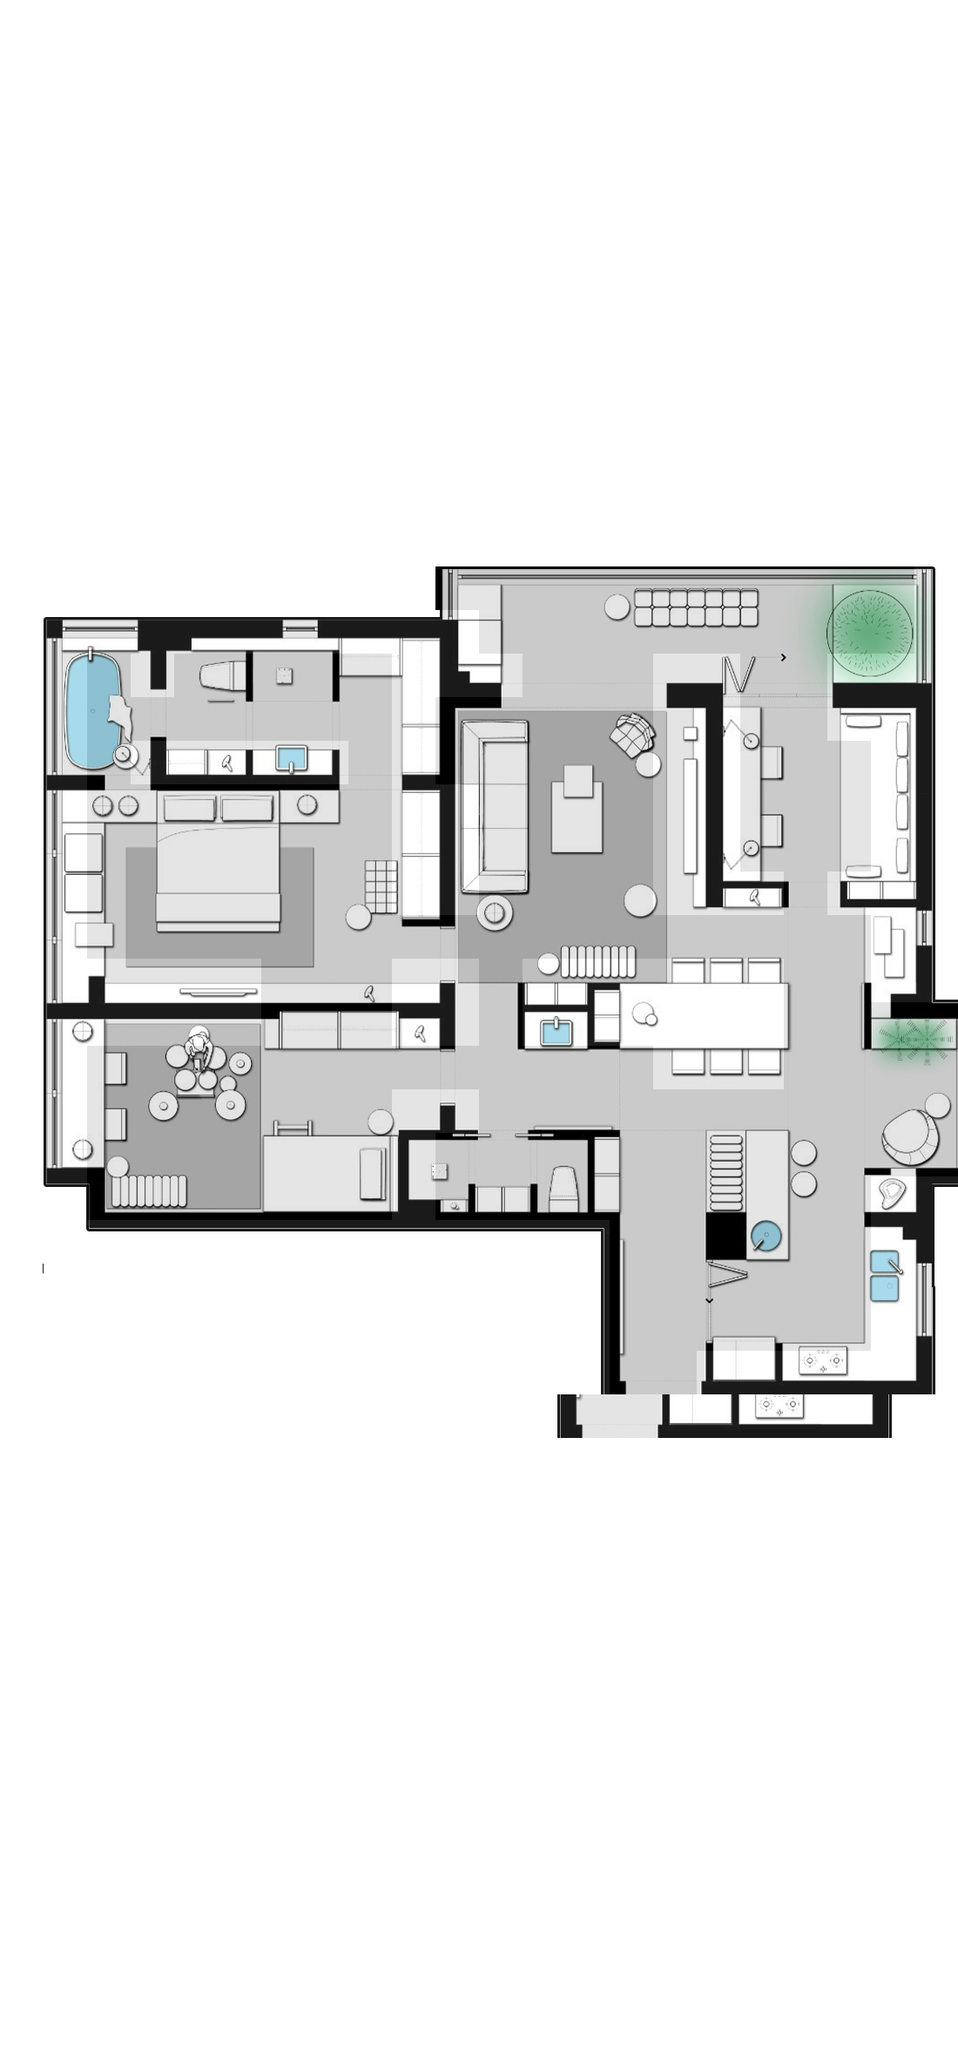

Tiled map render using the project's own tile images. Description and the whole map definition, tile-layer contents included, below:
An orthogonal 22x47 tile map with 50x50 px tiles, 2 tile layers (AStar, Map), 3 tilesets.

<map version="1.0" orientation="orthogonal" renderorder="right-down" width="22" height="47" tilewidth="50" tileheight="50">
 <tileset firstgid="1" name="2" tilewidth="50" tileheight="50">
  <image source="../../UI/2.png" width="1055" height="1122" />
 </tileset>
 <tileset firstgid="463" name="未标题-1" tilewidth="50" tileheight="50">
  <image source="../未标题-1.png" width="1080" height="2340" />
 </tileset>
 <tileset firstgid="1429" name="3" tilewidth="50" tileheight="50">
  <image source="../../UI/3.png" width="1070" height="956" />
 </tileset>
 <layer name="AStar" width="22" height="47">
  <data encoding="csv">
603,603,603,603,603,603,603,603,603,603,603,603,603,603,603,603,603,603,603,603,603,603,
603,603,603,603,603,603,603,603,603,603,603,603,603,603,603,603,603,603,603,603,603,603,
603,603,603,603,603,603,603,603,603,603,603,603,603,603,603,603,603,603,603,603,603,603,
603,603,603,603,603,603,603,603,603,603,603,603,603,603,603,603,603,603,603,603,603,603,
603,603,603,603,603,603,603,603,603,603,603,603,603,603,603,603,603,603,603,603,603,603,
603,603,603,603,603,603,603,603,603,603,603,603,603,603,603,603,603,603,603,603,603,603,
603,603,603,603,603,603,603,603,603,603,603,603,603,603,603,603,603,603,603,603,603,603,
603,603,603,603,603,603,603,603,603,603,603,603,603,603,603,603,603,603,603,603,603,603,
603,603,603,603,603,603,603,603,603,603,603,603,603,603,603,603,603,603,603,603,603,603,
603,603,603,603,603,603,603,603,603,603,603,603,603,603,603,603,603,603,603,603,603,603,
603,603,603,603,603,603,603,603,603,603,603,603,603,603,603,603,603,603,603,603,603,603,
603,603,603,603,603,603,603,603,603,603,603,603,603,603,603,603,603,603,603,603,603,603,
603,603,603,603,603,603,603,603,603,603,603,603,603,603,603,603,603,603,603,603,603,603,
578,578,578,578,578,578,578,578,578,578,0,0,0,0,0,0,0,0,0,0,0,578,
578,578,578,578,578,578,578,578,578,578,578,0,0,0,0,0,0,0,0,0,0,578,
578,578,0,578,0,0,0,0,0,578,578,578,0,0,0,578,578,0,0,578,578,578,
578,578,0,0,0,0,0,0,0,578,0,0,0,0,0,578,578,0,0,578,578,578,
578,578,0,578,578,578,578,578,0,578,0,0,0,0,0,578,578,0,0,0,578,578,
578,578,0,0,0,0,0,0,0,578,578,0,0,0,0,578,578,0,0,0,578,578,
578,578,0,0,0,0,0,0,0,578,578,0,0,0,0,578,578,0,0,0,578,578,
578,578,0,0,0,0,0,0,0,578,578,0,0,0,0,578,578,578,0,578,578,578,
578,578,0,0,0,0,0,0,0,0,0,0,0,0,0,0,0,0,0,0,578,578,
578,578,578,578,578,578,0,0,0,578,578,0,578,578,578,578,578,578,0,0,578,578,
578,578,578,578,578,578,0,0,0,578,578,0,578,578,578,578,578,578,0,0,0,0,
578,578,0,0,0,0,0,0,0,0,0,0,0,0,0,578,578,578,0,0,0,0,
578,578,0,0,0,0,0,0,0,578,578,0,0,0,0,0,0,0,0,0,0,0,
578,578,0,0,0,0,0,0,0,578,0,0,0,0,0,0,0,0,0,0,0,0,
578,578,0,0,0,0,0,0,0,578,0,0,0,0,0,0,0,0,0,0,578,578,
578,578,578,578,578,578,578,578,578,578,578,578,578,578,0,0,0,0,0,0,578,578,
578,578,578,578,578,578,578,578,578,578,578,578,578,578,0,0,0,0,0,0,578,578,
578,578,578,578,578,578,578,578,578,578,578,578,578,578,0,0,0,0,0,0,578,578,
578,578,578,578,578,578,578,578,578,578,578,578,578,578,0,0,578,578,578,578,578,578,
578,578,578,578,578,578,578,578,578,578,578,578,578,578,578,578,578,578,578,578,578,578,
603,603,603,603,578,578,578,578,578,578,603,603,603,603,603,603,603,603,603,603,603,603,
603,603,603,603,603,603,603,603,603,603,603,603,603,603,603,603,603,603,603,603,603,603,
603,603,603,603,603,603,603,603,603,603,603,603,603,603,603,603,603,603,603,603,603,603,
603,603,603,603,603,603,603,603,603,603,603,603,603,603,603,603,603,603,603,603,603,603,
603,603,603,603,603,603,603,603,603,603,603,603,603,603,603,603,603,603,603,603,603,603,
603,603,603,603,603,603,603,603,603,603,603,603,603,603,603,603,603,603,603,603,603,603,
603,603,603,603,603,603,603,603,603,603,603,603,603,603,603,603,603,603,603,603,603,603,
603,603,603,603,603,603,603,603,603,603,603,603,603,603,603,603,603,603,603,603,603,603,
603,603,603,603,603,603,603,603,603,603,603,603,603,603,603,603,603,603,603,603,603,603,
603,603,603,603,603,603,603,603,603,603,603,603,603,603,603,603,603,603,603,603,603,603,
603,603,603,603,603,603,603,603,603,603,603,603,603,603,603,603,603,603,603,603,603,603,
603,603,603,603,603,603,603,603,603,603,603,603,603,603,603,603,603,603,603,603,603,603,
603,603,603,603,603,603,603,603,603,603,603,603,603,603,603,603,603,603,603,603,603,603,
603,603,603,603,603,603,603,603,603,603,603,603,603,603,603,603,603,603,603,603,603,603
</data>
 </layer>
 <layer name="Map" width="22" height="47" opacity="0.9">
  <data encoding="csv">
0,0,0,0,0,0,0,0,0,0,0,0,0,0,0,0,0,0,0,0,0,0,
0,0,0,0,0,0,0,0,0,0,0,0,0,0,0,0,0,0,0,0,0,0,
0,0,0,0,0,0,0,0,0,0,0,0,0,0,0,0,0,0,0,0,0,0,
0,0,0,0,0,0,0,0,0,0,0,0,0,0,0,0,0,0,0,0,0,0,
0,0,0,0,0,0,0,0,0,0,0,0,0,0,0,0,0,0,0,0,0,0,
0,0,0,0,0,0,0,0,0,0,0,0,0,0,0,0,0,0,0,0,0,0,
0,0,0,0,0,0,0,0,0,0,0,0,0,0,0,0,0,0,0,0,0,0,
0,0,0,0,0,0,0,0,0,0,0,0,0,0,0,0,0,0,0,0,0,0,
0,0,0,0,0,0,0,0,0,0,0,0,0,0,0,0,0,0,0,0,0,0,
0,0,0,0,0,0,0,0,0,0,0,0,0,0,0,0,0,0,0,0,0,0,
0,0,0,0,0,0,0,0,0,0,0,0,0,0,0,0,0,0,0,0,0,0,
0,0,0,0,0,0,0,0,0,0,0,0,0,0,0,0,0,0,0,0,0,0,
0,0,0,0,0,0,0,0,0,0,0,0,0,0,0,0,0,0,0,0,0,0,
0,1429,1430,1431,1432,1433,1434,1435,1436,1437,1438,1439,1440,1441,1442,1443,1444,1445,1446,1447,1448,1449,
1429,1450,1451,1452,1453,1454,1455,1456,1457,1458,1459,1460,1461,1462,1463,1464,1465,1466,1467,1468,1469,1470,
0,1471,1472,1473,1474,1475,1476,1477,1478,1479,1480,1481,1482,1483,1484,1485,1486,1487,1488,1489,1490,1491,
0,1492,1493,1494,1495,1496,1497,1498,1499,1500,1501,1502,1503,1504,1505,1506,1507,1508,1509,1510,1511,1512,
0,1513,1514,1515,1516,1517,1518,1519,1520,1521,1522,1523,1524,1525,1526,1527,1528,1529,1530,1531,1532,1533,
0,1534,1535,1536,1537,1538,1539,1540,1541,1542,1543,1544,1545,1546,1547,1548,1549,1550,1551,1552,1553,1554,
0,1555,1556,1557,1558,1559,1560,1561,1562,1563,1564,1565,1566,1567,1568,1569,1570,1571,1572,1573,1574,1575,
0,1576,1577,1578,1579,1580,1581,1582,1583,1584,1585,1586,1587,1588,1589,1590,1591,1592,1593,1594,1595,1596,
0,1597,1598,1599,1600,1601,1602,1603,1604,1605,1606,1607,1608,1609,1610,1611,1612,1613,1614,1615,1616,1617,
0,1618,1619,1620,1621,1622,1623,1624,1625,1626,1627,1628,1629,1630,1631,1632,1633,1634,1635,1636,1637,1638,
0,1639,1640,1641,1642,1643,1644,1645,1646,1647,1648,1649,1650,1651,1652,1653,1654,1655,1656,1657,1658,1659,
0,1660,1661,1662,1663,1664,1665,1666,1667,1668,1669,1670,1671,1672,1673,1674,1675,1676,1677,1678,1679,1680,
0,1681,1682,1683,1684,1685,1686,1687,1688,1689,1690,1691,1692,1693,1694,1695,1696,1697,1698,1699,1700,1701,
0,1702,1703,1704,1705,1706,1707,1708,1709,1710,1711,1712,1713,1714,1715,1716,1717,1718,1719,1720,1721,1722,
0,1723,1724,1725,1726,1727,1728,1729,1730,1731,1732,1733,1734,1735,1736,1737,1738,1739,1740,1741,1742,1743,
0,1744,1745,1746,1747,1748,1749,1750,1751,1752,1753,1754,1755,1756,1757,1758,1759,1760,1761,1762,1763,1764,
1744,1765,1766,1767,1768,1769,1770,1771,1772,1773,1774,1775,1776,1777,1778,1779,1780,1781,1782,1783,1784,1785,
1765,1786,1787,1788,1789,1790,1791,1792,1793,1794,1795,1796,1797,1798,1799,1800,1801,1802,1803,1804,1805,1806,
1786,1807,1808,1809,1810,1811,1812,1813,1814,1815,1816,1817,1818,1819,1820,1821,1822,1823,1824,1825,1826,1827,
1807,1808,1809,1810,1811,1812,1813,1814,1815,1816,1817,1818,1819,1820,1821,1822,1823,1824,1825,1826,1827,0,
0,0,0,0,0,0,0,0,0,0,0,0,0,0,0,0,0,0,0,0,0,0,
0,0,0,0,0,0,0,0,0,0,0,0,0,0,0,0,0,0,0,0,0,0,
0,0,0,0,0,0,0,0,0,0,0,0,0,0,0,0,0,0,0,0,0,0,
0,0,0,0,0,0,0,0,0,0,0,0,0,0,0,0,0,0,0,0,0,0,
0,0,0,0,0,0,0,0,0,0,0,0,0,0,0,0,0,0,0,0,0,0,
0,0,0,0,0,0,0,0,0,0,0,0,0,0,0,0,0,0,0,0,0,0,
0,0,0,0,0,0,0,0,0,0,0,0,0,0,0,0,0,0,0,0,0,0,
0,0,0,0,0,0,0,0,0,0,0,0,0,0,0,0,0,0,0,0,0,0,
0,0,0,0,0,0,0,0,0,0,0,0,0,0,0,0,0,0,0,0,0,0,
0,0,0,0,0,0,0,0,0,0,0,0,0,0,0,0,0,0,0,0,0,0,
0,0,0,0,0,0,0,0,0,0,0,0,0,0,0,0,0,0,0,0,0,0,
0,0,0,0,0,0,0,0,0,0,0,0,0,0,0,0,0,0,0,0,0,0,
0,0,0,0,0,0,0,0,0,0,0,0,0,0,0,0,0,0,0,0,0,0,
0,0,0,0,0,0,0,0,0,0,0,0,0,0,0,0,0,0,0,0,0,0
</data>
 </layer>
</map>
